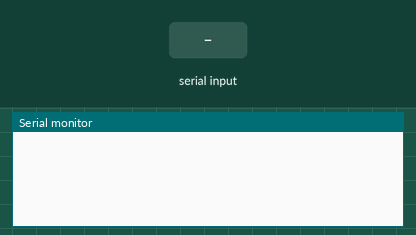
A sketch run on a simulated ESP32. Parts: the last lines printed to the serial monitor. The inputs (shaded band) are chosen by the test bench. WiFi joins after 1.5 s; servers stay silent unless stated; uploads are accepted with an empty reply.

Above: at 1.2 s.
1.3 s: "1" received over the second serial link
At 2.2 s:
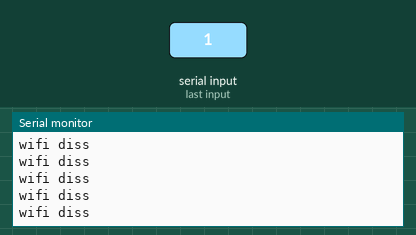
At 3.6 s:
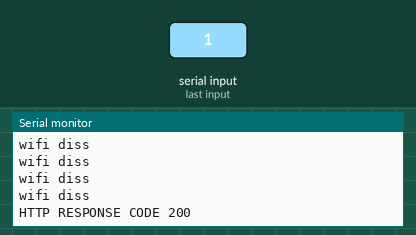

The sketch:

esp32.ino
```cpp
#include <WiFi.h>
#include <HTTPClient.h>

#define RXPIN 16
#define TXPIN 17

const char* ssid = "ailab";
String serverName = "http://192.168.5.111:8080/api/greenhouse/save";

void setup() {
  // put your setup code here, to run once:
  Serial.begin(9600);
  Serial2.begin(9600, SERIAL_8N1, RXPIN, TXPIN);
  WiFi.begin(ssid);
}

void loop() {
    if(Serial2.available()){
      if(WiFi.status() == WL_CONNECTED){
        WiFiClient client;
        HTTPClient http;
        http.begin(client, serverName);

        http.addHeader("Content-Type", "application/json");
        String json = Serial2.readString();
        int httpResponse = http.POST(json);
        Serial.print("HTTP RESPONSE CODE ");
        Serial.println(httpResponse);
        http.end();
      }else{
        Serial.println("wifi diss");
      }
    }
}
```

Measured:
- after the input at 1.3 s, the serial monitor: prints a new line at once (image 1)
